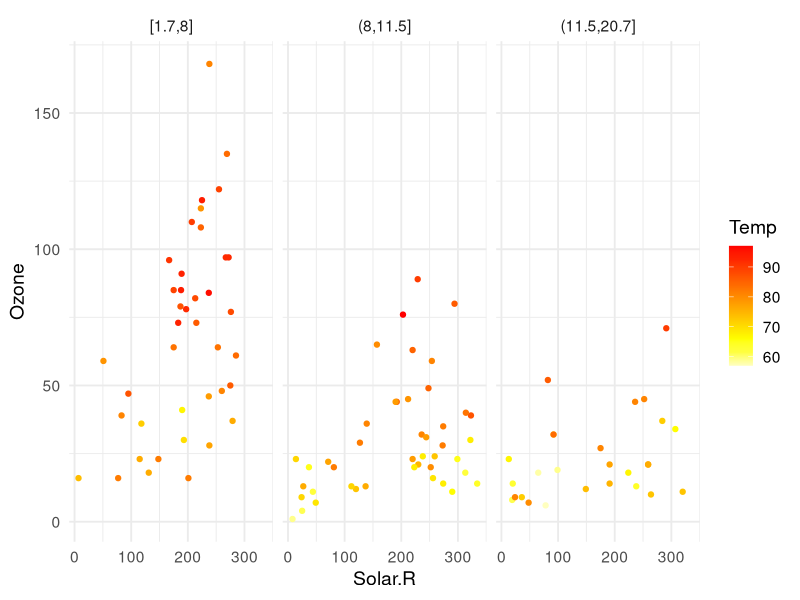
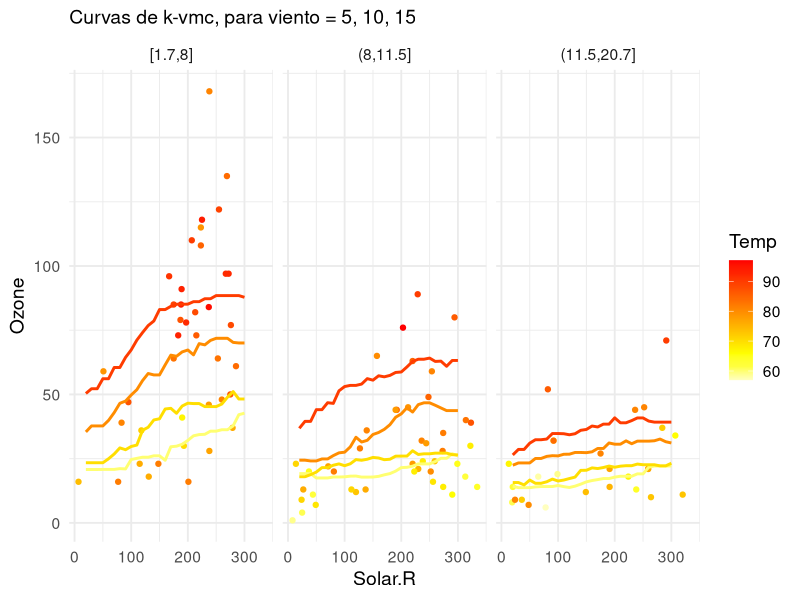
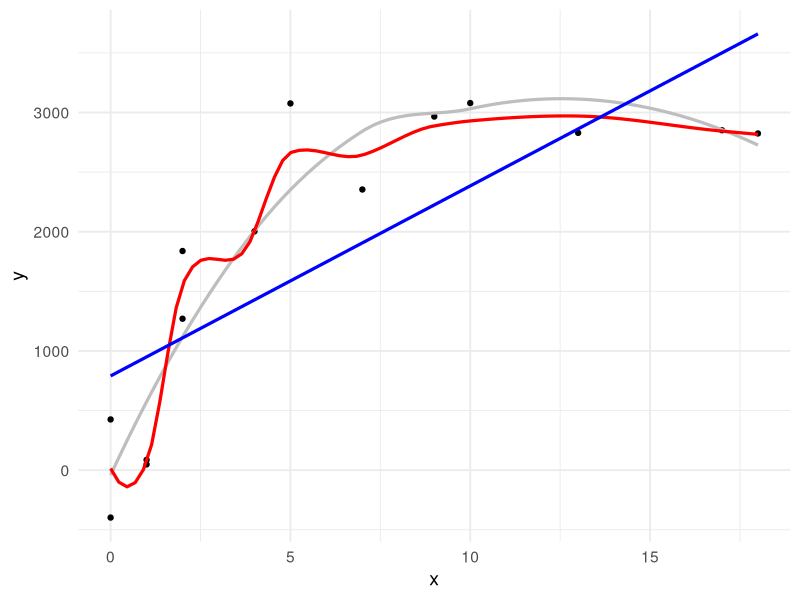
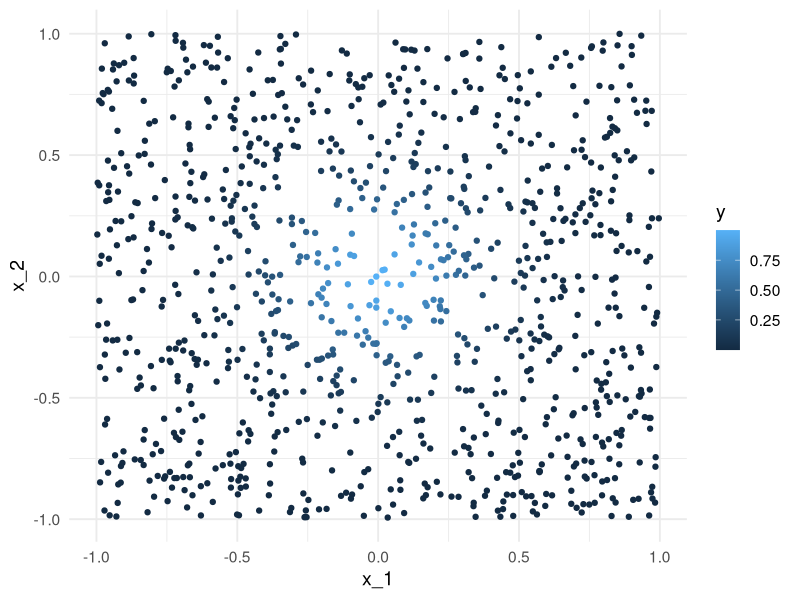
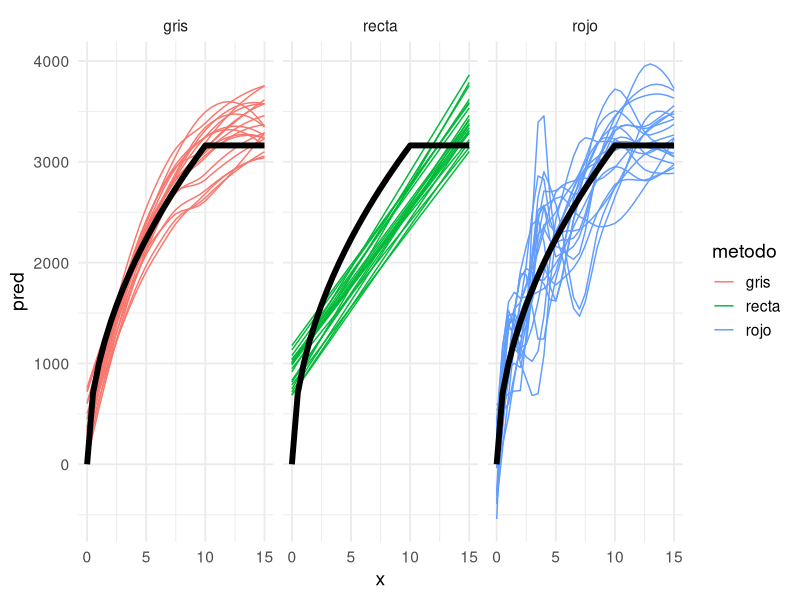
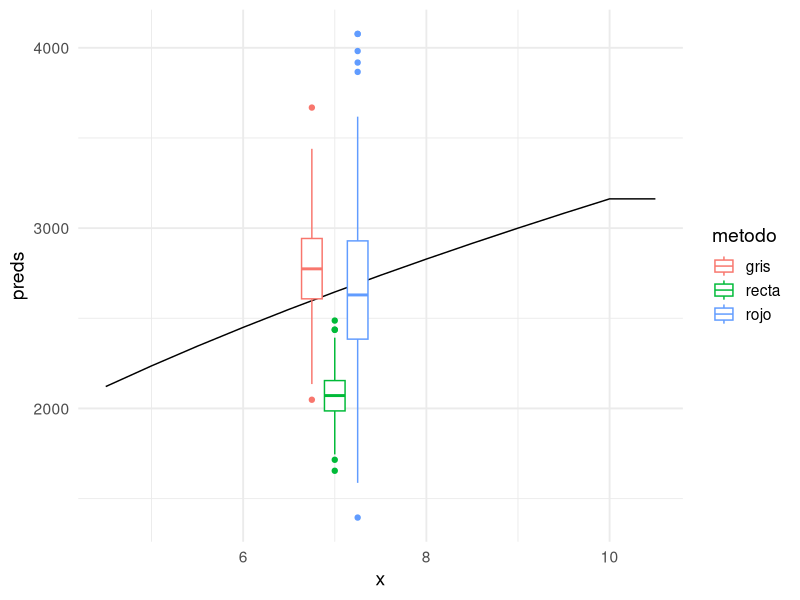
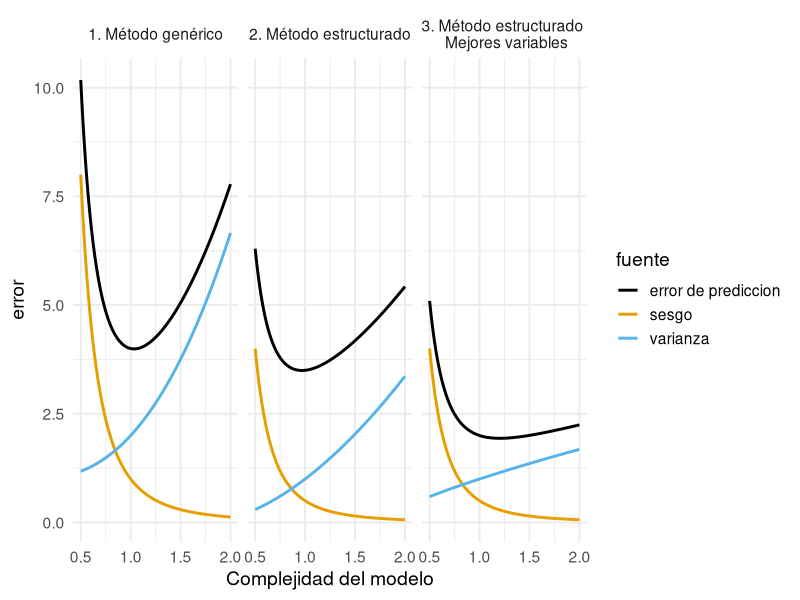

Generate these figures, in order, with R:
## ---- chunk 1
library(tidyverse)
library(lubridate)
library(ggthemes)
theme_set(theme_minimal(base_size = 14))
## ---- chunk 2
library(tidyverse)
air_data <- airquality %>% 
    mutate(Wind_cat = cut(Wind, quantile(Wind, c(0, 0.33, 0.66, 1)), include.lowest = T)) %>% 
    filter(!is.na(Ozone) & !is.na(Solar.R))
air <- air_data
## ---- chunk 3
ggplot(air, aes(x = Solar.R, y = Ozone,  colour = Temp)) + geom_point() +
    facet_wrap(~Wind_cat, ncol = 3) + 
    scale_colour_gradientn(colours = heat.colors(10, rev = TRUE))
## ---- chunk 4
pred_grid <- expand.grid(Wind = c(5,10,15), Temp = seq(60, 90, 10), Solar.R = seq(20, 300, by = 10)) %>% 
    mutate(Wind_cat = cut(Wind, quantile(airquality$Wind, c(0, 0.33, 0.66, 1)), include.lowest = T))
air <- air_data

ajustar_modelo <- function(air, pred_grid, k = 25){
    vars <- c("Wind", "Temp", "Solar.R")
    air_s <- scale(air %>% select_if(is.numeric))
    air_medias <- attributes(air_s)$`scaled:center`
    air_scale  <- attributes(air_s)$`scaled:scale`
    air_s[, "Ozone"] <- air$Ozone
    mod_knn <- caret::knnreg(Ozone ~ Wind + Temp + Solar.R, data = air_s, k = k)
    new_data <- scale(pred_grid %>% select_if(is.numeric), 
                      center = air_medias[vars], scale = air_scale[vars]) %>% as.data.frame
    new_data <- bind_cols(new_data, pred_grid %>% select_if(negate(is.numeric)))
    pred_grid$Ozone <- predict(mod_knn, newdata = new_data)
    pred_grid
}
pred_grid_mod <- ajustar_modelo(air, pred_grid, k = 27)
## ---- chunk 5
ggplot(air, aes(x = Solar.R, y = Ozone,  colour = Temp)) + geom_point() +
    facet_wrap(~Wind_cat) + 
    scale_colour_gradientn(colours = heat.colors(10, rev = TRUE)) +
    geom_line(data = pred_grid_mod, aes(y = Ozone, group = interaction(Temp, Wind_cat)), size = 1) +
    labs(subtitle = "Curvas de k-vmc, para viento = 5, 10, 15")
## ---- chunk 6
set.seed(280572)
x <- c(1,7,10,0,0,5,9,13,2,4,17,18,1,2)
f <- function(x){
  ifelse(x < 10, 1000*sqrt(x), 1000*sqrt(10))
}
error <- rnorm(length(x), 0, 500)
y <- round(f(x) + error)
datos_entrena <- data.frame(x = x, y = y)
curva_1 <- geom_smooth(data = datos_entrena,
  method = "loess", se = FALSE, color = "gray", span = 1.2, size = 1.1)
curva_2 <- geom_smooth(data = datos_entrena,
  method = "loess", se = FALSE, color = "red", span = 0.5, size = 1.1)
curva_3 <- geom_smooth(data = datos_entrena,
  method = "lm", se = FALSE, color = "blue", size = 1.1)
head(datos_entrena)
## ---- chunk 7
ggplot(datos_entrena, aes(x=x, y=y)) + geom_point() + 
    curva_1 + curva_2 + curva_3
## ---- chunk 8
mod_rojo <- loess(y ~ x, data = datos_entrena, span=0.3)
mod_gris <- loess(y ~ x, data = datos_entrena, span=1)
mod_recta <- lm(y ~ x, data = datos_entrena)
df_mods <- tibble(nombre = c('recta', 'rojo', 'gris'))
df_mods$modelo <- list(mod_recta, mod_rojo, mod_gris)
## ---- chunk 9
error_f <- function(df, mod){
  function(mod){
    preds <- predict(mod, newdata = df)
    round(sqrt(mean((preds - df$y) ^ 2)))
  }
}
error_ent <- error_f(datos_entrena)
df_mods <- df_mods %>% 
  mutate(error_entrena = map_dbl(modelo, error_ent))
df_mods
## ---- chunk 10
set.seed(218052272)
x_0 <- sample(0:13, 2000, replace = T)
error <- rnorm(length(x_0), 0, 500)
y_0 <- f(x_0) + error
datos_prueba <- tibble(x = x_0, y = y_0)
datos_prueba
## ---- chunk 11
error_p <- error_f(datos_prueba)
df_mods <- df_mods %>% 
  mutate(error_prueba = map_dbl(modelo, error_p))
df_mods
## ---- chunk 12
fun_exp <- function(x) exp(-8 * sum(x ^ 2))
x <- map(1:1000, ~ runif(2, -1, 1))
dat <- tibble(x = x) %>% 
        mutate(y = map_dbl(x, fun_exp))
ggplot(dat %>% mutate(x_1 = map_dbl(x, 1), x_2 = map_dbl(x, 2)), 
       aes(x = x_1, y = x_2, colour = y)) + geom_point()
## ---- chunk 13
dat <- dat %>% mutate(dist_origen = map_dbl(x, ~ sqrt(sum(.x^2)))) %>% 
  arrange(dist_origen)
mas_cercano <- dat[1, ]
mas_cercano; mas_cercano$x[[1]]
## ---- chunk 14
x <- map(1:1000, ~ runif(8, -1, 1))
dat <- tibble(x = x) %>% 
       mutate(y = map_dbl(x, fun_exp))
dat <- dat %>% mutate(dist_origen = map_dbl(x, ~ sqrt(sum(.x^2)))) %>% 
  arrange(dist_origen)
mas_cercano <- dat[1, ]
mas_cercano; mas_cercano$x[[1]]
## ---- chunk 15
mas_cercano$y
## ---- chunk 16
x_0 <- 7
## ---- chunk 17
x <- c(1,7,10,0,0,5,9,13,2,4,17,18,1,2)
x_g <- seq(0,15,0.5)
y_g <- f(x_g)
dat_g <- tibble(x = x_g, y = y_g)
f <- function(x){
  ifelse(x < 10, 1000*sqrt(x), 1000*sqrt(10))
}

simular <- function(rep){
    error <- rnorm(length(x), 0, 500)
    y <- round(f(x) + error)
    datos_entrena <- data.frame(x = x, y = y)
    curva_1 <- loess(y ~ x, data = datos_entrena, degree = 2, span = 1)
    curva_2 <- loess(y ~ x, data = datos_entrena, degree = 2, span = 0.5)
    curva_3 <- lm(y ~ x, data = datos_entrena)
    modelos <- list(curva_1, curva_2, curva_3)
    x_in <- tibble(x = x_0)
    preds <- map_dbl(modelos, ~ predict(.x, newdata = x_in))
    tibble(rep = rep, metodo = c("gris","rojo", "recta"), preds = preds, error = preds - f(7))
}
simular_curvas <- function(rep, x_g){
    error <- rnorm(length(x), 0, 500)
    y <- round(f(x) + error)
    datos_entrena <- data.frame(x = x, y = y)
    curva_1 <- loess(y ~ x, data = datos_entrena, degree = 2, span = 1.2)
    curva_2 <- loess(y ~ x, data = datos_entrena, degree = 2, span = 0.5)
    curva_3 <- lm(y ~ x, data = datos_entrena)
    modelos <- list(curva_1, curva_2, curva_3)
    x_in <- tibble(x = x_g)
    preds <- map(modelos, ~ tibble(pred = predict(.x, newdata = x_in))) %>% 
             map(~ bind_cols(x_in, .x))
    tibble(rep = rep, metodo = c("gris","rojo", "recta"), preds = preds)
}
sims <- map(1:500, ~ simular(.x)) %>% bind_rows
sims_curvas <- map(1:20, ~ simular_curvas(.x, x_g)) %>% bind_rows %>% unnest
## ---- chunk 18
ggplot(sims_curvas, aes(x = x)) +
    geom_line(aes(y = pred, group = interaction(metodo, rep), colour = metodo)) +
     geom_line(data = dat_g, aes(y = y), size = 2) + facet_wrap(~metodo)
## ---- chunk 19
ggplot(sims, aes(x= 7, y = preds)) + 
    geom_line(data = dat_g %>% filter(x > 4 & x < 11), aes(x = x, y = y)) +
    geom_boxplot(aes(colour = metodo)) 
    #geom_hline(yintercept = f(7), colour = "red") +
    #annotate("text", x = 5, y = f(7), colour = "red", label = "valor correcto", hjust = 1, vjust = -0.2)d
## ---- chunk 20
varianza <- function(x) {
    x^2.5 + 1
}
sesgo <- function(x) {
    1/(x^3)
}
sesgo_var <- tibble(x = seq(0.5, 2, by = 0.01)) %>% 
    mutate(sesgo = sesgo(x), varianza = varianza(x), `error de prediccion` = sesgo + varianza + 1) %>% 
    gather(fuente, error, sesgo:`error de prediccion`) %>% mutate(metodo = "1. Método genérico")

sesgo_var <-tibble(x = seq(0.5, 2, by = 0.01)) %>% 
    mutate(sesgo = 0.5*sesgo(x), varianza = varianza(x^0.7) - 1, `error de prediccion` = sesgo + varianza + 2) %>% 
    gather(fuente, error, sesgo:`error de prediccion`) %>% mutate(metodo = "2. Método estructurado") %>% 
    bind_rows(sesgo_var)
sesgo_var <-tibble(x = seq(0.5, 2, by = 0.01)) %>% 
    mutate(sesgo = 0.5*sesgo(x), varianza = varianza(x^0.3) - 1, `error de prediccion` = sesgo + varianza + 0.5) %>% 
    gather(fuente, error, sesgo:`error de prediccion`) %>% mutate(metodo = "3. Método estructurado \n Mejores variables") %>% 
    bind_rows(sesgo_var)

ggplot(sesgo_var, 
       aes(x = x, y = error, colour = fuente)) + geom_line(size = 1) +
    scale_color_colorblind() + xlab("Complejidad del modelo") + facet_wrap(~metodo)
